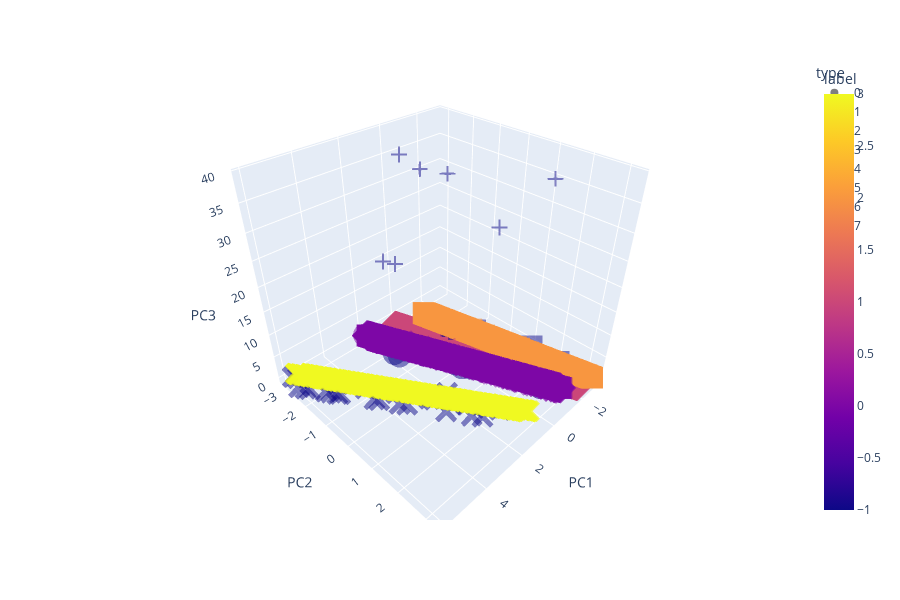

Notebook code cell kept with this figure:
### Code cell
fig = px.scatter_3d(
    X_test, x='PC1', y='PC2', z='PC3', color='label',symbol='type', opacity=0.5, size_max=10,height=600,
)
fig.show()

### Figure 1 — Plotly figure (JSON) as saved in the notebook; plotly's stock layout.template omitted (floating-point values rounded to 4 significant figures; data arrays with more than 128 entries replaced by an {"elided": "..."} marker saying what was removed)
{"data": [{"hovertemplate": "type=0<br>PC1=%{x}<br>PC2=%{y}<br>PC3=%{z}<br>label=%{marker.color}<extra></extra>", "legendgroup": "0", "marker": {"color": {"elided": "1296 int values"}, "coloraxis": "coloraxis", "opacity": 0.5, "symbol": "circle"}, "mode": "markers", "name": "0", "scene": "scene", "showlegend": true, "type": "scatter3d", "x": {"elided": "1296 float values"}, "y": {"elided": "1296 float values"}, "z": {"elided": "1296 float values"}}, {"hovertemplate": "type=1<br>PC1=%{x}<br>PC2=%{y}<br>PC3=%{z}<br>label=%{marker.color}<extra></extra>", "legendgroup": "1", "marker": {"color": {"elided": "1107 int values"}, "coloraxis": "coloraxis", "opacity": 0.5, "symbol": "diamond"}, "mode": "markers", "name": "1", "scene": "scene", "showlegend": true, "type": "scatter3d", "x": {"elided": "1107 float values"}, "y": {"elided": "1107 float values"}, "z": {"elided": "1107 float values"}}, {"hovertemplate": "type=2<br>PC1=%{x}<br>PC2=%{y}<br>PC3=%{z}<br>label=%{marker.color}<extra></extra>", "legendgroup": "2", "marker": {"color": {"elided": "1098 int values"}, "coloraxis": "coloraxis", "opacity": 0.5, "symbol": "square"}, "mode": "markers", "name": "2", "scene": "scene", "showlegend": true, "type": "scatter3d", "x": {"elided": "1098 float values"}, "y": {"elided": "1098 float values"}, "z": {"elided": "1098 float values"}}, {"hovertemplate": "type=3<br>PC1=%{x}<br>PC2=%{y}<br>PC3=%{z}<br>label=%{marker.color}<extra></extra>", "legendgroup": "3", "marker": {"color": {"elided": "918 int values"}, "coloraxis": "coloraxis", "opacity": 0.5, "symbol": "x"}, "mode": "markers", "name": "3", "scene": "scene", "showlegend": true, "type": "scatter3d", "x": {"elided": "918 float values"}, "y": {"elided": "918 float values"}, "z": {"elided": "918 float values"}}, {"hovertemplate": "type=4<br>PC1=%{x}<br>PC2=%{y}<br>PC3=%{z}<br>label=%{marker.color}<extra></extra>", "legendgroup": "4", "marker": {"color": {"elided": "918 int values"}, "coloraxis": "coloraxis", "opacity": 0.5, "symbol": "cross"}, "mode": "markers", "name": "4", "scene": "scene", "showlegend": true, "type": "scatter3d", "x": {"elided": "918 float values"}, "y": {"elided": "918 float values"}, "z": {"elided": "918 float values"}}, {"hovertemplate": "type=5<br>PC1=%{x}<br>PC2=%{y}<br>PC3=%{z}<br>label=%{marker.color}<extra></extra>", "legendgroup": "5", "marker": {"color": {"elided": "747 int values"}, "coloraxis": "coloraxis", "opacity": 0.5, "symbol": "circle"}, "mode": "markers", "name": "5", "scene": "scene", "showlegend": true, "type": "scatter3d", "x": {"elided": "747 float values"}, "y": {"elided": "747 float values"}, "z": {"elided": "747 float values"}}, {"hovertemplate": "type=6<br>PC1=%{x}<br>PC2=%{y}<br>PC3=%{z}<br>label=%{marker.color}<extra></extra>", "legendgroup": "6", "marker": {"color": {"elided": "747 int values"}, "coloraxis": "coloraxis", "opacity": 0.5, "symbol": "diamond"}, "mode": "markers", "name": "6", "scene": "scene", "showlegend": true, "type": "scatter3d", "x": {"elided": "747 float values"}, "y": {"elided": "747 float values"}, "z": {"elided": "747 float values"}}, {"hovertemplate": "type=7<br>PC1=%{x}<br>PC2=%{y}<br>PC3=%{z}<br>label=%{marker.color}<extra></extra>", "legendgroup": "7", "marker": {"color": {"elided": "558 int values"}, "coloraxis": "coloraxis", "opacity": 0.5, "symbol": "square"}, "mode": "markers", "name": "7", "scene": "scene", "showlegend": true, "type": "scatter3d", "x": {"elided": "558 float values"}, "y": {"elided": "558 float values"}, "z": {"elided": "558 float values"}}], "layout": {"coloraxis": {"colorbar": {"title": {"text": "label"}}, "colorscale": [[0, "#0d0887"], [0.1111, "#46039f"], [0.2222, "#7201a8"], [0.3333, "#9c179e"], [0.4444, "#bd3786"], [0.5556, "#d8576b"], [0.6667, "#ed7953"], [0.7778, "#fb9f3a"], [0.8889, "#fdca26"], [1, "#f0f921"]]}, "height": 600, "legend": {"title": {"text": "type"}, "tracegroupgap": 0}, "margin": {"t": 60}, "scene": {"domain": {"x": [0, 1], "y": [0, 1]}, "xaxis": {"title": {"text": "PC1"}}, "yaxis": {"title": {"text": "PC2"}}, "zaxis": {"title": {"text": "PC3"}}}}}
